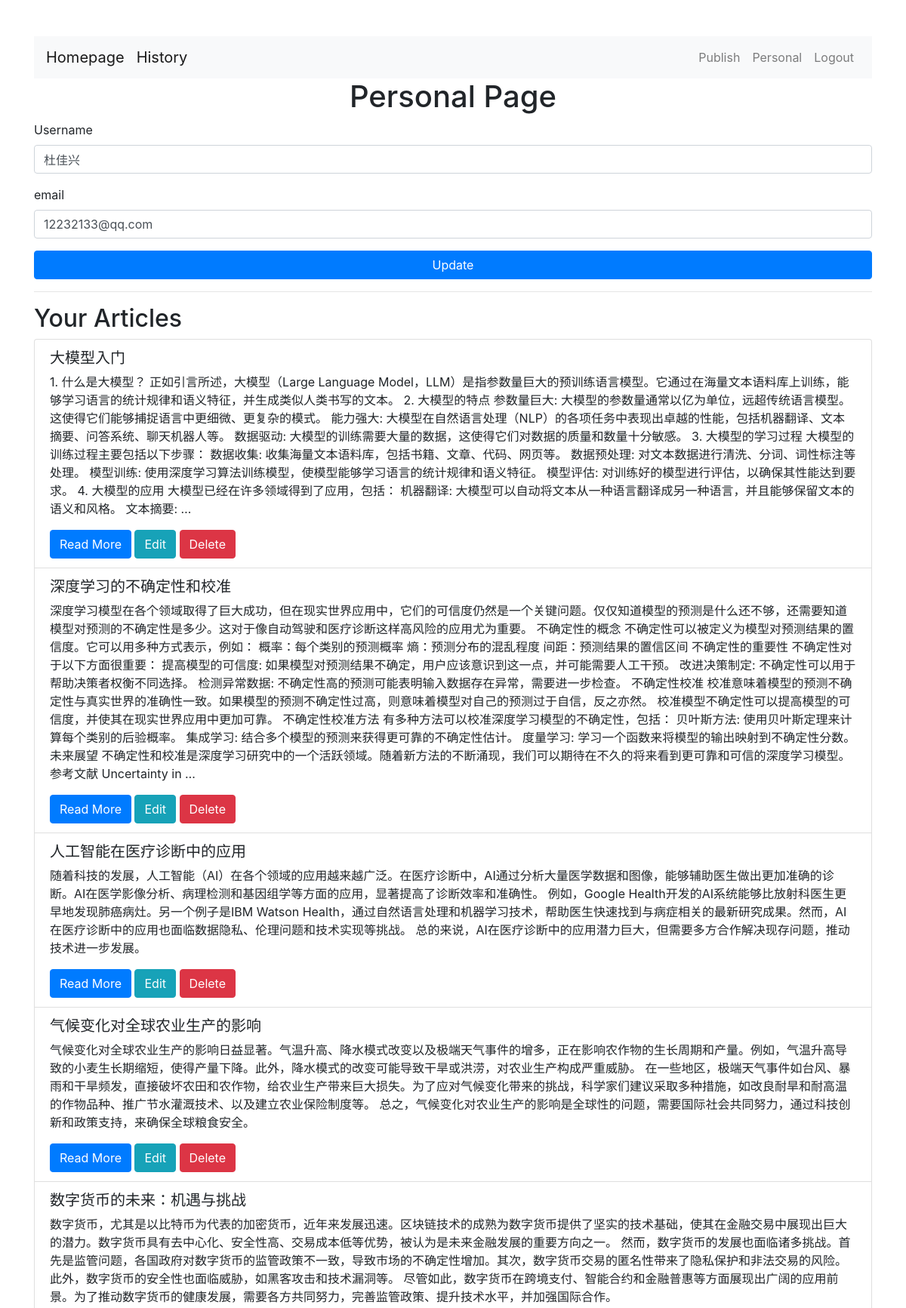
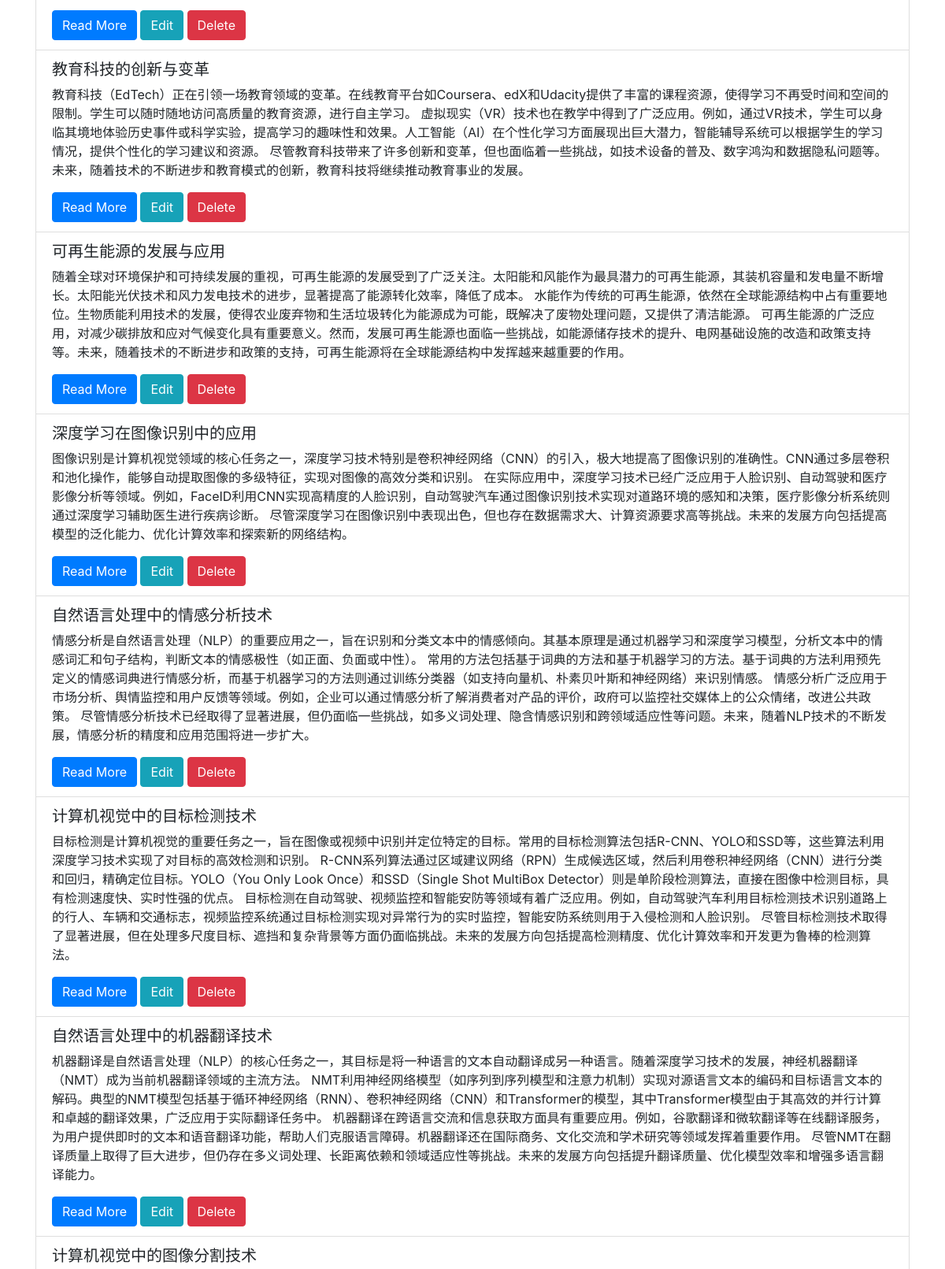
The page /personal/ (signed in, upper part) on the database its author committed (2 pictures, top to bottom).
### app01/models.py (models this page shows, shortened)
class Article(models.Model):
    title = models.CharField(max_length=200)
    author = models.CharField(max_length=200)
    summary = models.TextField()
    keywords = models.CharField(max_length=200)
    publish_time = models.DateTimeField(auto_now_add=True)  # 自动设置为添加时的时间
    content = models.TextField()
    category =  models.ForeignKey(Category, on_delete=models.CASCADE)
    is_shared = models.BooleanField(default=False)  # 新增字段，默认值为 False（非共享状态）

### app01/views.py (the view)
# urls.py: path('personal/', views.personal, name='personal'),
@login_required
def personal(request):
    user_articles = Article.objects.filter(author=request.user)
    if request.method == 'POST':
        user_form = UserUpdateForm(request.POST, instance=request.user)
        if user_form.is_valid():
            user_form.save()
            for article in user_articles:
                article.author = request.user.username
                article.save()
            messages.success(request, f'Your account has been updated!')
            return redirect('personal')
    else:
        user_form = UserUpdateForm(instance=request.user)
    context = {
        'user_form': user_form,
        'user_articles': user_articles,
    }
    return render(request, 'personal.html', context)

### app01/forms.py
class UserUpdateForm(forms.ModelForm):
    email = forms.EmailField()
    class Meta:
        model = User
        fields = ['username', 'email']

### app01/templates/personal.html (shortened to what this page needs)
<!DOCTYPE html>
<html lang="en">
<head>
    <link href="https://maxcdn.bootstrapcdn.com/bootstrap/4.5.2/css/bootstrap.min.css" rel="stylesheet">
    <link href="https://maxcdn.bootstrapcdn.com/bootstrap/4.5.2/css/bootstrap.min.css" rel="stylesheet">
</head>
<body>
    <div class="container mt-5">
        <div class="top-buttons">
            <nav class="navbar navbar-expand-lg navbar-light bg-light">
                <a class="navbar-brand" href="{% url 'home' %}">Homepage</a>
                <a href="#" class="navbar-brand">History</a>
                <div class="collapse navbar-collapse" id="navbarNav">
                    <ul class="navbar-nav ml-auto">
                        {% if user.is_authenticated %}
                            <li class="nav-item">
                                <a class="nav-link" href="{% url 'publish' %}">Publish</a>
                            </li>
                            <li class="nav-item">
                                <a class="nav-link" href="{% url 'personal' %}">Personal</a>
                            </li>
                            <li class="nav-item">
                                <a class="nav-link" href="{% url 'logout' %}">Logout</a>
                            </li>
                        {% endif %}
                    </ul>
                </div>
            </nav>
        </div>
        <h1 class="text-center">Personal Page</h1>
        <form method="post" onsubmit="return confirmUpdate();">
            <div class="form-group">
                <label for="username">Username</label>
                <input type="text" class="form-control" id="username" name="username" value="{{ user_form.username.value }}">
            </div>
            <div class="form-group">
                <label for="email">email</label>
                <input type="email" class="form-control" id="email" name="email" value="{{ user_form.email.value }}">
            </div>
            <button type="submit" class="btn btn-primary btn-block">Update</button>
        </form>
        <hr>
        <h2>Your Articles</h2>
        <ul class="list-group">
            {% for article in user_articles %}
                <li class="list-group-item">
                    <h5>{{ article.title }}</h5>
                    <p>{{ article.content|truncatewords:30 }}</p>
                    <a href="{% url 'article_detail' article.id %}" class="btn btn-primary">Read More</a>
                    <a href="{% url 'edit_article' article.id %}" class="btn btn-info">Edit</a>
                    <form method="post" action="{% url 'delete_article' article.id %}" onsubmit="return confirmDelete();"style="display:inline;" >
                        <button type="submit" class="btn btn-danger" >Delete</button>
                    </form>
                </li>
            {% endfor %}
        </ul>
    </div>
</body>
</html>

### rows shown on the page
Article: title "大模型入门", content "1. 什么是大模型？ 正如引言所述，大模型（Large Language Model，LLM）是指参数量巨大的预训练语言模型。它通过在海量文本语料库上训练，能够学习语言的统计规律和语义特征，并生成类似人类书写的文本。 2. 大模型的特点 参数量巨大: 大模型的参数量通常以亿为单位，远超传统语言模型。这使得它们能够捕捉语言中更细微、更复杂的模式。 能力强大: 大模型在自然语言处理（NLP）的各项任务中表现出卓越的性能，包括机器翻译、文本摘要、问答系统、聊天机器人等。 数据驱动: 大模型的训练需要大量的数据，这使得它们对数据的质量和数量十分敏感。 3. 大模型的学习过程 大模型的训练过程主要包括以下步骤： 数据收集: 收集海量文本语料库，包括书籍、文章、代码、网页等。 数据预处理: 对文本数据进行清洗、分词、词性标注等处理。 模型训练: 使用深度学习算法训练模型，使模型能够学习语言的统计规律和语义特征。 模型评估: 对训练好的模型进行评估，以确保其性能达到要求。 4. 大模型的应用 大模型已经在许多领域得到了应用，包括： 机器翻译: 大模型可以自动将文本从一种语言翻译成另一种语言，并且能够保留文本的语义和风格。 文本摘要: …"
Article: title "深度学习的不确定性和校准", content "深度学习模型在各个领域取得了巨大成功，但在现实世界应用中，它们的可信度仍然是一个关键问题。仅仅知道模型的预测是什么还不够，还需要知道模型对预测的不确定性是多少。这对于像自动驾驶和医疗诊断这样高风险的应用尤为重要。 不确定性的概念 不确定性可以被定义为模型对预测结果的置信度。它可以用多种方式表示，例如： 概率：每个类别的预测概率 熵：预测分布的混乱程度 间距：预测结果的置信区间 不确定性的重要性 不确定性对于以下方面很重要： 提高模型的可信度: 如果模型对预测结果不确定，用户应该意识到这一点，并可能需要人工干预。 改进决策制定: 不确定性可以用于帮助决策者权衡不同选择。 检测异常数据: 不确定性高的预测可能表明输入数据存在异常，需要进一步检查。 不确定性校准 校准意味着模型的预测不确定性与真实世界的准确性一致。如果模型的预测不确定性过高，则意味着模型对自己的预测过于自信，反之亦然。 校准模型不确定性可以提高模型的可信度，并使其在现实世界应用中更加可靠。 不确定性校准方法 有多种方法可以校准深度学习模型的不确定性，包括： 贝叶斯方法: 使用贝叶斯定理来计算每个类别的后验概率。 集成学习: 结合多个模型的预测来获得更可靠的不确定性估计。 度量学习: 学习一个函数来将模型的输出映射到不确定性分数。 未来展望 不确定性和校准是深度学习研究中的一个活跃领域。随着新方法的不断涌现，我们可以期待在不久的将来看到更可靠和可信的深度学习模型。 参考文献 Uncertainty in …"
Article: title "人工智能在医疗诊断中的应用", content "随着科技的发展，人工智能（AI）在各个领域的应用越来越广泛。在医疗诊断中，AI通过分析大量医学数据和图像，能够辅助医生做出更加准确的诊断。AI在医学影像分析、病理检测和基因组学等方面的应用，显著提高了诊断效率和准确性。 例如，Google Health开发的AI系统能够比放射科医生更早地发现肺癌病灶。另一个例子是IBM Watson Health，通过自然语言处理和机器学习技术，帮助医生快速找到与病症相关的最新研究成果。然而，AI在医疗诊断中的应用也面临数据隐私、伦理问题和技术实现等挑战。 总的来说，AI在医疗诊断中的应用潜力巨大，但需要多方合作解决现存问题，推动技术进一步发展。"
Article: title "气候变化对全球农业生产的影响", content "气候变化对全球农业生产的影响日益显著。气温升高、降水模式改变以及极端天气事件的增多，正在影响农作物的生长周期和产量。例如，气温升高导致的小麦生长期缩短，使得产量下降。此外，降水模式的改变可能导致干旱或洪涝，对农业生产构成严重威胁。 在一些地区，极端天气事件如台风、暴雨和干旱频发，直接破坏农田和农作物，给农业生产带来巨大损失。为了应对气候变化带来的挑战，科学家们建议采取多种措施，如改良耐旱和耐高温的作物品种、推广节水灌溉技术、以及建立农业保险制度等。 总之，气候变化对农业生产的影响是全球性的问题，需要国际社会共同努力，通过科技创新和政策支持，来确保全球粮食安全。"
Article: title "数字货币的未来：机遇与挑战", content "数字货币，尤其是以比特币为代表的加密货币，近年来发展迅速。区块链技术的成熟为数字货币提供了坚实的技术基础，使其在金融交易中展现出巨大的潜力。数字货币具有去中心化、安全性高、交易成本低等优势，被认为是未来金融发展的重要方向之一。 然而，数字货币的发展也面临诸多挑战。首先是监管问题，各国政府对数字货币的监管政策不一致，导致市场的不确定性增加。其次，数字货币交易的匿名性带来了隐私保护和非法交易的风险。此外，数字货币的安全性也面临威胁，如黑客攻击和技术漏洞等。 尽管如此，数字货币在跨境支付、智能合约和金融普惠等方面展现出广阔的应用前景。为了推动数字货币的健康发展，需要各方共同努力，完善监管政策、提升技术水平，并加强国际合作。"
Article: title "教育科技的创新与变革", content "教育科技（EdTech）正在引领一场教育领域的变革。在线教育平台如Coursera、edX和Udacity提供了丰富的课程资源，使得学习不再受时间和空间的限制。学生可以随时随地访问高质量的教育资源，进行自主学习。 虚拟现实（VR）技术也在教学中得到了广泛应用。例如，通过VR技术，学生可以身临其境地体验历史事件或科学实验，提高学习的趣味性和效果。人工智能（AI）在个性化学习方面展现出巨大潜力，智能辅导系统可以根据学生的学习情况，提供个性化的学习建议和资源。 尽管教育科技带来了许多创新和变革，但也面临着一些挑战，如技术设备的普及、数字鸿沟和数据隐私问题等。未来，随着技术的不断进步和教育模式的创新，教育科技将继续推动教育事业的发展。"
Article: title "可再生能源的发展与应用", content "随着全球对环境保护和可持续发展的重视，可再生能源的发展受到了广泛关注。太阳能和风能作为最具潜力的可再生能源，其装机容量和发电量不断增长。太阳能光伏技术和风力发电技术的进步，显著提高了能源转化效率，降低了成本。 水能作为传统的可再生能源，依然在全球能源结构中占有重要地位。生物质能利用技术的发展，使得农业废弃物和生活垃圾转化为能源成为可能，既解决了废物处理问题，又提供了清洁能源。 可再生能源的广泛应用，对减少碳排放和应对气候变化具有重要意义。然而，发展可再生能源也面临一些挑战，如能源储存技术的提升、电网基础设施的改造和政策支持等。未来，随着技术的不断进步和政策的支持，可再生能源将在全球能源结构中发挥越来越重要的作用。"
Article: title "深度学习在图像识别中的应用", content "图像识别是计算机视觉领域的核心任务之一，深度学习技术特别是卷积神经网络（CNN）的引入，极大地提高了图像识别的准确性。CNN通过多层卷积和池化操作，能够自动提取图像的多级特征，实现对图像的高效分类和识别。 在实际应用中，深度学习技术已经广泛应用于人脸识别、自动驾驶和医疗影像分析等领域。例如，FaceID利用CNN实现高精度的人脸识别，自动驾驶汽车通过图像识别技术实现对道路环境的感知和决策，医疗影像分析系统则通过深度学习辅助医生进行疾病诊断。 尽管深度学习在图像识别中表现出色，但也存在数据需求大、计算资源要求高等挑战。未来的发展方向包括提高模型的泛化能力、优化计算效率和探索新的网络结构。"
Article: title "自然语言处理中的情感分析技术", content "情感分析是自然语言处理（NLP）的重要应用之一，旨在识别和分类文本中的情感倾向。其基本原理是通过机器学习和深度学习模型，分析文本中的情感词汇和句子结构，判断文本的情感极性（如正面、负面或中性）。 常用的方法包括基于词典的方法和基于机器学习的方法。基于词典的方法利用预先定义的情感词典进行情感分析，而基于机器学习的方法则通过训练分类器（如支持向量机、朴素贝叶斯和神经网络）来识别情感。 情感分析广泛应用于市场分析、舆情监控和用户反馈等领域。例如，企业可以通过情感分析了解消费者对产品的评价，政府可以监控社交媒体上的公众情绪，改进公共政策。 尽管情感分析技术已经取得了显著进展，但仍面临一些挑战，如多义词处理、隐含情感识别和跨领域适应性等问题。未来，随着NLP技术的不断发展，情感分析的精度和应用范围将进一步扩大。"
Article: title "计算机视觉中的目标检测技术", content "目标检测是计算机视觉的重要任务之一，旨在图像或视频中识别并定位特定的目标。常用的目标检测算法包括R-CNN、YOLO和SSD等，这些算法利用深度学习技术实现了对目标的高效检测和识别。 R-CNN系列算法通过区域建议网络（RPN）生成候选区域，然后利用卷积神经网络（CNN）进行分类和回归，精确定位目标。YOLO（You Only Look Once）和SSD（Single Shot MultiBox Detector）则是单阶段检测算法，直接在图像中检测目标，具有检测速度快、实时性强的优点。 目标检测在自动驾驶、视频监控和智能安防等领域有着广泛应用。例如，自动驾驶汽车利用目标检测技术识别道路上的行人、车辆和交通标志，视频监控系统通过目标检测实现对异常行为的实时监控，智能安防系统则用于入侵检测和人脸识别。 尽管目标检测技术取得了显著进展，但在处理多尺度目标、遮挡和复杂背景等方面仍面临挑战。未来的发展方向包括提高检测精度、优化计算效率和开发更为鲁棒的检测算法。"
Article: title "自然语言处理中的机器翻译技术", content "机器翻译是自然语言处理（NLP）的核心任务之一，其目标是将一种语言的文本自动翻译成另一种语言。随着深度学习技术的发展，神经机器翻译（NMT）成为当前机器翻译领域的主流方法。 NMT利用神经网络模型（如序列到序列模型和注意力机制）实现对源语言文本的编码和目标语言文本的解码。典型的NMT模型包括基于循环神经网络（RNN）、卷积神经网络（CNN）和Transformer的模型，其中Transformer模型由于其高效的并行计算和卓越的翻译效果，广泛应用于实际翻译任务中。 机器翻译在跨语言交流和信息获取方面具有重要应用。例如，谷歌翻译和微软翻译等在线翻译服务，为用户提供即时的文本和语音翻译功能，帮助人们克服语言障碍。机器翻译还在国际商务、文化交流和学术研究等领域发挥着重要作用。 尽管NMT在翻译质量上取得了巨大进步，但仍存在多义词处理、长距离依赖和领域适应性等挑战。未来的发展方向包括提升翻译质量、优化模型效率和增强多语言翻译能力。"
Article: title "计算机视觉中的图像分割技术"
